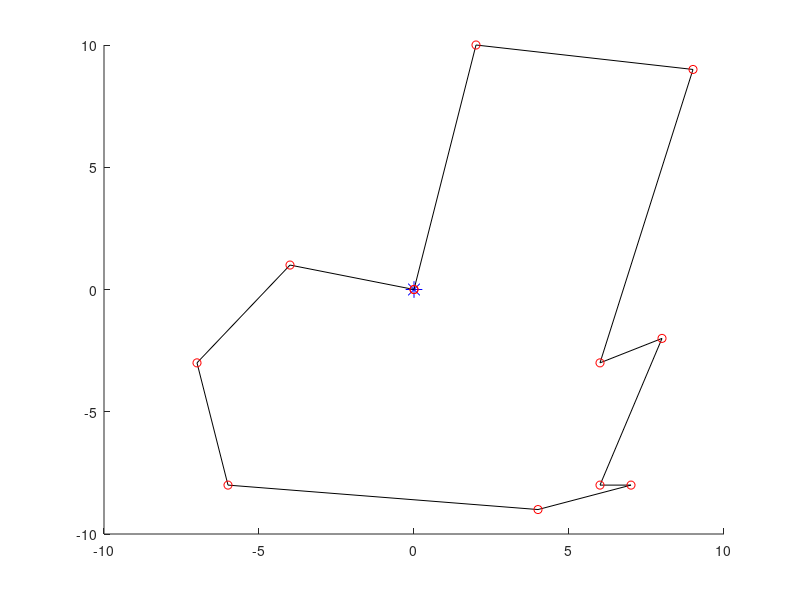

This chart was generated by the following MATLAB code: (Note: a time limit stopped this script after it produced the figure.)
function[] = TDRA( )
% This main function will execute the entirety of the Truck and Drone 
% routing algorithm. 

%%%
% When it comes to calculating the "travel time between two customers" we will 
% use the distance between the two nodes for trucks. When calculating the 
% travel time between two customers by UAV, we will use the distance but 
% divided by a speed factor of 1.5.
%%%

    % Variables 
    %      C0            Set of customer locations with depot as the starting
    %                     location where C0.x is the x location of the
    %                     customers and C0.y is the y locations of the
    %                     customers. 
    %       c            Number of customers
    %       U            Set of drones
    %       u            Number of drones
    % aafDistancesTruck  Travel times between two customers i & j by truck
    %     soln           Our representation of the solution where:
    %                      ansoln.Part1 represents the sequence of customers
    %                          visited by the truck
    %                      ansoln.Part2 represents the assignment of
    %                          customers to UAVs & also the sequence of
    %                          visits by each UAV
    %                      ansoln.Part3 represents the launch locations of
    %                          each UAV for every flight
    %                      ansoln.Part4 represents the reconvene locations of
    %                          each UAV for every flight
    %       Rmax         Maximum number of iterations that our heuristic
    %                      will run
    %       WeightInfo   The weight of each heuristic which serves as an
    %                      indicator of the performance of the heuristic

    
    
    
    % Generate customer locations
%     C0.x = (50 - -50)*rand(1, 4) + -50;
%     C0.y = (50 - -50)*rand(1, 4) + -50;
%     C0.x = [ 0 -10 0 0 ]; % we treat the first slot as the depot;
%     C0.y = [ 0 0 -10 -5 ];  % we treat the first slot as the depot;
%     C0.x = [ 0 randi([-10, 10], 1, 10) 0 ];
%     C0.y = [ 0 randi([-10, 10], 1, 10) 0 ];
    
    C0.x = [ 0 -4 -7 -6 4 6 2 9 8 7 6 0 ];
    C0.y = [ 0 1 -3 -8 -9 -3 10 9 -2 -8 -8 0];
    
% %          0  1  2  3  4  0   Customer ID
% %          1  2  3  4  5  6   Indices
%     C0.x = [ 0  8  6 -7  1  0 ];
%     C0.y = [ 0 -2 -3 -3  2  0 ];

%            0  1  2  3  4  5  6  0  Customer ID
%            1  2  3  4  5  6  7  8  Indices
%     C0.x = [ 0 -2 -3  2  2  7 -4  0 ]; 
%     C0.y = [ 0  4  1  4  3  1  3  0 ]; 

% 
%     C0.x = [0, 1, 2, 3, 3, 2, 1, 0 ]
%     C0.y = [0, 1, 1, 0.1, -1, -1, -1, 0]

%%%%%%%%%%%%%%%%%%%%%%%%Testing ellipse fitting %%%%%%%%%%%%%%%%%%%%%%%%
% Slanted ellipse
%     C0.x = [ 1, 2, 3, 4, 4.5, 5, 5.5, 6, 6, 5.7, 5.5, 5, 4, 3, 1, ...
%              -1, -3, -6, -7, -7.5, -7, -6, ...
%              -3, -2, -1, -4, -5];
%     C0.y = [ 7, 6, 5, 4, 3, 2, 0.5, -1, -1.5, -3.5, -4, -5, -5.3, -5.2, -4.5,...
%              8, 8, 7, 6, 4, 2, 0, ...
%              -2.5, -3, -3.5, -1.5, -1];
    

% Ellipse along x axis; This works well 
%     C0.x = [ -3, -2.5, -2, -1.5, -1, -.5, 0, .5, 1, 1.5, 2, 2.5, 3, -3, -2.5, -2, -1.5, -1, -.5, 0, .5, 1, 1.5, 2, 2.5, 3 ];
%     C0.y = [ 0.54, 1.06, 1.34, 1.52, 1.64, 1.71, 1.73, 1.71, 1.64, 1.54, 1.34, 1.06, .54, -0.54, -1.06, -1.34, -1.52, -1.64, -1.71, -1.73, -1.71, -1.64, -1.54, -1.34, -1.06, -.54 ];

% Ellipse along y axis
%     C0.x = [ 0 [ -2 : 0.5 : 2 ] [ -2 : 0.5 : 2 ] 0]
%     C0.y = [0 sqrt( 1 - (C0.x(1 : 9).^2)/4 ) [ -1*sqrt( 1 - (C0.x(10 : 18).^2)/4 ) ] 0 ]
    



    % Plot the customer locations
%     hold on
%     figure( 1 );
%     plot(0,0,'b*', 'MarkerSize', 12)
%     plot(C0.x, C0.y, 'bo')
%     hold off

    
    % Numbers of customers (excluding the depot) 
    c = length(C0.x) - 2;
    
    % Number of drones
    U = [1, 2];
    u = length(U);
    
    % Initial and final temperature (Inputs for SA)
    T0 = 90;
    TFinal = 0.01; 
    Beta_SA = 0.99;
    Imax = 20;
    
    % Calculate the distances between each all points
    % Here, our first row of the columns is how far our depot is from each 
    % of the customers. 
    aafDistances = calculateDistances(C0.x, C0.y);
    
    
    % Initialize solution data structure
    soln.anPart1 = zeros(1, length(C0.x));  % the Truck Route
    soln.anPart2 = [-1];  % Assignment of customers to UAVs
    soln.anPart3 = [-1];  % Launch locations of the UAVs
    soln.anPart4 = [-1];  % Reconvene locations of the UAVs
    
    
    % Generate initial solution s, to the STRPD based on SA
    s = simulatedAnnealing(c, aafDistances, soln, T0, TFinal, Beta_SA, Imax, u);
    
%%%%%%%%%%%%%%%%%%%%%%%%%%%%%%%%%%%%%%%%%%%%%%%%%%%%%%%%%%%%%%%%%%%%%%%%
    % Test plotting our path with drones
    % THis is correct btw
%     s.anPart1 = [ 0 4 2 3 0 ];
%     s.anPart3 = [ 2 -1 ];   % These indices refer to the cell number in part 1, so this is wrong. 
%     s.anPart2 = [ 1 -1 ];   % visits customer 1
%     s.anPart4 = [ 3 -1 ];   % returns to index 2 of s.anPart1 (which is customer 3)
% 
%     s.anPart1 = [ 0 4 3 1 2 0 ];    % MOST RECENT TEST
%     s.anPart3 = [ 1 -1 4 ];
%     s.anPart2 = [ 5 -1 6 ];
%     s.anPart4 = [ 3 -1 5 ]; 
    
%     s.anPart1 = [ 0 4 2 0 ];
%     s.anPart3 = [ 2 3 -1 ];   % These indices refer to the cell number in part 1, so this is wrong. 
%     s.anPart2 = [ 1 3 -1 ];   % visits customer 1
%     s.anPart4 = [ 3 4 -1 ];   % returns to index 2 of s.anPart1 (which is customer 3)

%     s.anPart1 = [ 0 4 2 0 ];
%     s.anPart3 = [ 2 -1 3 ];   % These indices refer to the cell number in part 1, so this is wrong. 
%     s.anPart2 = [ 1 -1 3 ];   % visits customer 1
%     s.anPart4 = [ 3 -1 4 ];   % returns to index 2 of s.anPart1 (which is customer 3)

%     s.anPart1 = [ 0 4 2 0 ];
%     s.anPart3 = [ 2 -1 3 ];   % These indices refer to the cell number in part 1, so this is wrong. 
%     s.anPart2 = [ 1 -1 3 ];   % visits customer 1
%     s.anPart4 = [ 3 -1 4 ];   % returns to index 2 of s.anPart1 (which is customer 3)
%%%%%%%%%%%%%%%%%%%%%%%%%%%%%%%%%%%%%%%%%%%%%%%%%%%%%%%%
%%%%%%%%%%%%%%%%%%%%%%%%%%%%%%%%%%%%%%%%%%%%%%%%%%%%%%%%%%%%%%%%%%%%%%%%

    % Plot the truck and drone route
    plot_route( C0, s, 1);
    
    
    % Initialize best solution, the rsult of the best solution, the 
    % iteration number, and the temperature
    s_best = s;
    fs_best = f(aafDistances, s_best, u);
    
    
    % Elliptical stuff
    solnOut = ellipticalCustomerAssignment( s_best, C0, u);
    
    % ALAN FIX THIS
    % The reason our plot isn't working too well is because for whatever
    % reason, the solnOut is choosing to return to a customer location that
    % is further away than the one it should be returning to . 
    hold on; 
    plot_route( C0, solnOut, 4)
    hold off; 
    
    f(aafDistances, solnOut, u)

    % This is line 4 of Algorithm 1: Outline of the TDRA
    solnTest = apply_heuristic_2_opt(solnOut, C0, aafDistances)

    WeightInfo = weight_init();

    Rmax = 10; 
    for iIter = 1 : Rmax
        nHeuristic = select_heuristic(WeightInfo);
    end
    
end

%%%%%%%%%%%%%%%%%%%%%%%%%%%%%%%%%%%%%%%%%%%%%%%%%%%%%%%%%%%%%%%%%%%%%%%%%%%
function[ ] = plot_route( C0, s, fig_num ) 
% plot_route will take in the customer locations & the initial solution
% produced via the Simulated annealing method. It will then plot the route 
% the truck will take. 
% Input 
%   C0      The locations of all the customers
%   s       The route we are plotting 
%   u       The number of drones 
%  fig_num  The number of the figure
% Output
%   

    % Variables
    %    a, b     Placeholder variables for the coordinates 
    %  nCustInd   counter to keep track of the customer indices 
    
    % Plot the truck route
    nCustInd = 2;
    a = [ 0 ]; 
    b = [ 0 ]; 
    
    % Fill in these a and b arrays
%     for i = s.anPart1( 2 : length(C0.x) - 1 )
    for i = s.anPart1( 2 : length(s.anPart1) - 1)
        a(nCustInd) = C0.x(i+1);
        b(nCustInd) = C0.y(i+1);
        nCustInd = nCustInd + 1; 
        a;
        b;
    end

    a(end + 1) = 0;
    b(end + 1) = 0;


        
    % Initialize the coords visited by the drones
    aanDrones = zeros(length(s.anPart2)-1, 6);
    
    C0;
    s; 
    % Fill in this matrix
    for iCustomer = 1 : length(s.anPart2)        
        if s.anPart2(iCustomer) == -1
            aanDrones( iCustomer, : ) = -1*ones(1, 6);
%             aanDrones = [ aanDrones ; -1*ones(1, 6) ]
            
        else
            aanDrones(iCustomer, 1) = C0.x(s.anPart1(s.anPart3(iCustomer)) + 1);
            aanDrones(iCustomer, 4) = C0.y(s.anPart1(s.anPart3(iCustomer)) + 1);

            aanDrones(iCustomer, 3) = C0.x(s.anPart1(s.anPart4(iCustomer)) + 1);
            aanDrones(iCustomer, 6) = C0.y(s.anPart1(s.anPart4(iCustomer)) + 1);

            aanDrones(iCustomer, 2) = C0.x(s.anPart2(iCustomer) + 1);
            aanDrones(iCustomer, 5) = C0.y(s.anPart2(iCustomer) + 1);
        end
    end
    
    
    
    % Plot the drone route
    aColors = ["r--", "b--", "g--", "k--", "m--"];
        
    % 
    aDimensions = size(aanDrones);
    
    % Plot this stuff
    figure(fig_num)
    hold on; 
    plot(0,0,'b*', 'MarkerSize', 12)
    plot(a, b, 'k-')
    plot(a, b, "ro")
    
    iDrone = 1; 
    for iRow = 1 : aDimensions 
        x = [ 0 ];
        y = [ 0 ]; 
        
        if aanDrones(iRow, 1) == -1
            iDrone = iDrone + 1; 
        else
            for iCol = 1 : 3
                x(iCol) = aanDrones(iRow, iCol);
                y(iCol) = aanDrones(iRow, iCol+3);
            end
            
            plot(x, y, aColors(iDrone));
        end
    end
    hold off; 
end

function[ aafDistances ] = calculateDistances( x, y )
% calculateDistances will calculate the distances between all the points 
%   on the graph
% INPUT
%   x, y   the x and y coordinates of the customers
% OUTPUT
%   aafDistances   An array of distances where D_ij is the distance between 
%                    house i and house j; this matrix should be symmetric

    % Variables
    %
    
    % Initialize the distances array
    aafDistances = zeros(length(x));
    
    % Calculate the distances
    for i = 1 : length(x)
        for j = 1 : length(x)
            aafDistances( i, j ) = sqrt( (x(i) - x(j))^2 + (y(i) - y(j))^2 );
        end
    end
    
end

function[ s_best ] = ...
    simulatedAnnealing( c, aafDistances, soln, T0, TFinal, Beta_SA, Imax, u)
% simulatedAnnealing function will take in an array of distances 
% and will generate a random TRP (traveling repairman problem).
% INPUT
%   c              The length of the soln
%  aafdistances    Array of distances between customers
%  soln            Data structure of solution
%   T0             The initial temperature
%   TFinal         The final temperature we want to approach
%  Beta_SA         The cooling schedule for our simulated annealing
%   Imax           The maximum number of iterations
%   u              The numebr of drones
% OUTPUT
%  s_best          Returns the best solution to the TRP 


    % Variables
    %  soln       Data structure with solutions parts 1, 2, 3, and 4 
    %     s       Solution to the TRP problem
    %  s_best     Best solution
    % fs_best     The result of the best solution7
    %     T       The current temperature of our simulated annealing
    

    % Initialize our current and final temperatures
    T = T0;     
    
    % Generate a ranomd TRP (Traveling Repairman Problem) 
    % randomly insert all customers into vector    
    soln.anPart1 = [ 0 randperm(c) 0 ];
    s = soln; % create duplicate of soln for comparison
    
    % Initilaize the best solution and the best result 
    s_best = s;
    fs_best = f(aafDistances, s, u); 
    
    sPrime = soln;
    
    % Run the simulated annealing process
    while T > TFinal
        for i = 1 : Imax 
            % Find neighbor to s
            sPrime.anPart1 = neighbor(s);
            

            
            % Check if neighbor is better than current solution 
            diff = fs_best - f(aafDistances, sPrime, u);
            
            % Check if neighbor is better
            if f(aafDistances, sPrime, u) < f(aafDistances, s_best, u)
                s_best.anPart1 = sPrime.anPart1;
                fs_best = f(aafDistances, sPrime, u); 
            end
            
            % Boltzmann probability time babbbyyyy
            if rand() < exp(-abs(diff) / T)
                s.anPart1 = sPrime.anPart1;
            end
            
        end
        
        % Cooling schedule
        T = Beta_SA * T; 
    end
    
    
    
end

function[ solnOut ] = ellipticalCustomerAssignment( solnIn, C0, k )
% The ellipticalCustomerAssignment heuristic function will take in a soln
% and then will return another solution. 

% INPUT
%  solnIn      This is the input solution
%  C0          The locations (coordinates) of the customers
%  k           Number of drones
% OUTPUT
%  solnOut     This is the output solution

    % VARIABLES
    %    D        The design matrix
    %    C        The constraint matrix
    %    S        Scatter matrix
    %    V        Matrix with columns being the eigenvectors
    %    D        Matrix where diagonals are eigenvalues
    %    g        Anonymous function for distance from point to conic
    %    h        Anonymous function for distance between two points
    % aVectorScaled  The parameters that create our ellipse
    % anSortedTruckCustomers   Vector of truck customers sorted by distance
    %                          to ellipse
    % aafDistances  Get the distances between all the points
    
    
    % Create matrix of distances
    aafDistances = calculateDistances(C0.x, C0.y);
    
    % Assign initial variables 
    solnOut = solnIn; 
    fSolnOut = f( aafDistances, solnIn, k);
    
    % Fit an ellipse to C0 
    % First create our design matrix
    D = zeros(length(C0.x) - 1, 6);
    for iRow = 1 : length(C0.x) - 1
        D( iRow, 1 ) = (C0.x(iRow))^2;
        D( iRow, 2 ) = C0.x(iRow) * C0.y(iRow);
        D( iRow, 3 ) = (C0.y(iRow))^2;
        D( iRow, 4 ) = C0.x(iRow);
        D( iRow, 5 ) = C0.y(iRow);
        D( iRow, 6 ) = 1;
        

    end
    
    
    % Next our constraint matrix
    C = zeros(6); 
    C(1, 3) = 2;
    C(3, 1) = 2;
    C(2, 2) = -1; 
    
    % Create scatter matrix
    S = D' * D;
    
    % Find our eigenvalues and eigenvectors
    [ eigenvector, eigenvalue ] = eig( S, C );
    
    % Find the smallest eigenvalue
    fMinDiag = inf;
    for iDiagonal = 1 : 6
        if eigenvalue(iDiagonal, iDiagonal) > 1e-6 && eigenvalue(iDiagonal, iDiagonal) < fMinDiag
            iMinDiag = iDiagonal;
            fMinDiag = eigenvalue(iDiagonal, iDiagonal);
        end
    end
    
    
    % Scale the parameters so that a'C*a = 1
    aVector = eigenvector( :, iMinDiag );
    fScaling = aVector' * C * aVector;
    aVectorScaled = aVector / sqrt(fScaling);
        
    
    % This function gives us the algebraic distance of any point (x, y)
    % from the conic. 
    g = @( a, x, y) (a(1)*x.^2 + a(2).*x.*y + a(3)*y.^2 + a(4)*x + a(5)*y + a(6));
    
    
    % Create functions from the quadratic formulas    
    fplus  = @(a, x) ( -(a(2)*x + a(5)) + sqrt( (a(2)*x + a(5)).^2 - 4*a(3)*(a(1)*x.^2 + a(4)*x + a(6)) ) ) / (2*a(3));
    fminus = @(a, x) ( -(a(2)*x + a(5)) - sqrt( (a(2)*x + a(5)).^2 - 4*a(3)*(a(1)*x.^2 + a(4)*x + a(6)) ) ) / (2*a(3));
    
    
    % Create array of points
    afXData = [ min(C0.x) - 10 : 0.01 : max(C0.x) + 10 ];
    % Check to see if the x and y are imaginary
    counter = 1;
    for x = afXData
        if isreal(fplus( aVectorScaled, x )) && fplus( aVectorScaled, x) ~= 0
            afXGoodData(counter) = x;
            afYDataPositive(counter) = fplus( aVectorScaled, x ); 
        end
        
        if isreal(fminus( aVectorScaled, x )) && fminus( aVectorScaled, x) ~= 0
            afYDataNegative(counter) = fminus( aVectorScaled, x );
        end
        
        if isreal(fminus( aVectorScaled, x )) && isreal(fplus( aVectorScaled, x ))
            counter = counter + 1; 
        end
        
        
    end
               
    
    % Plot the points
    figure(12345)
    hold on; 
    plot(C0.x, C0.y, 'bo')
    plot(afXGoodData, afYDataPositive, 'r-')
    plot(afXGoodData, afYDataNegative, 'r-')
    

    
    % Given a customer point (xi, yi), find the point (x, y) on an ellipse
    % that minimizes the distance between (xi, yi) and (x, y)
    
    % Set the max number of iterations, the threshold
    % for convergence
    nMax = 30; 
    fThreshold = 10^(-6);
    
    % Hard code the function and its jacobian
    h = @(x, y, lambda, xi, yi, a) ...
        [ 2*x - 2*xi + 2*a(1)*x*lambda + a(2)*lambda*y + a(4)*lambda; 
          2*y - 2*yi + a(2)*lambda*x + 2*a(3)*lambda*y + a(5)*lambda; 
          a(1)*x^2 + a(2)*x*y + a(3)*y^2 + a(4)*x + a(5)*y + a(6) ];

    h_jacobian = @(x, y, lambda, xi, yi, a) ...
        [ 2 + 2*a(1)*lambda, a(2)*lambda, 2*a(1)*x + a(2)*y + a(4); 
          a(2)*lambda, 2 + 2*a(3)*lambda, a(2)*x + 2*a(3)*y + a(5); 
          2*a(1)*x + a(2)*y + a(4), a(2)*x + 2*a(3)*y + a(5), 0 ];
      
   % Initialize ellipse points
   afEllipse.x = [];
   afEllipse.y = [];
   
   % Initialize vector of distances
   afDistanceFromEllipse = zeros(1, length(C0.x)-2); 
    
   %Instead of iterating through the length of the arrays, iterate through   
   for nCustomer = solnIn.anPart1(2 : end - 1)
       % Set initial guess
       %                  x                y        lambda
       afGuess = [ C0.x(nCustomer + 1); C0.y(nCustomer + 1); 0 ]; 
       
       
       % Get the unknowns
       [ ae_vals, j, aUnknowns ] = ... 
           newtons_method( nMax, afGuess, fThreshold, h, h_jacobian, aVectorScaled, C0, nCustomer+1);
       
       % Plot the point on the ellipse
       plot(aUnknowns(1, j-1), aUnknowns(2, j-1), 'ko')
       
       % Store the ellipse point
       afEllipse.x = aUnknowns(1, j-1);
       afEllipse.y = aUnknowns(2, j-1); 
       
       % Calculate the distance between customers and closest pt on ellipse
       afDistanceFromEllipse( nCustomer ) = sqrt( (afEllipse.x(end) - C0.x(nCustomer+1))^2 + ...
           (afEllipse.y(end) - C0.y(nCustomer+1))^2 );
       
       % Plot those thangs 
       plot( [ C0.x(nCustomer+1); afEllipse.x ], [C0.y(nCustomer+1); afEllipse.y], 'b-' )
%        [ C0.x(nCustomer); afEllipse.x ]
% %        for i = 1 : length(C0.x)
% %            plot( [ C0.x(nCustomer+1); afEllipse.x(nCustomer) ], [C0.y(nCustomer+1); afEllipse.y(nCustomer)], 'b-' )
% %        end
% %        hold off; 
             
              % Final Output Lines
%        fprintf("\n")
%         fprintf("Final Output Line for Part (a)\n")
%         fprintf("Current k    |      e^(k+1)     |      x^(k+1)\n" );
%         fprintf("  %4d       |   %10.10f   |   [ %2.6f ; %2.6f; %2.6f ]   \n", k-2, ae_vals(k-1), aUnknowns(1, k-1), aUnknowns(2, k-1), aUnknowns(3, k-1))
       
   end
    
   hold off;
   
   
   % Sort the customer in descending order from distance to the ellipse
   [ afSortedDistances, anSortedTruckCustomers ] = sort( afDistanceFromEllipse, 2, "descend" );

   afSortedDistances;
   
   
   % Get the distance matrix (the distances between all the points)
   aafDistances = calculateDistances(C0.x, C0.y); 
   
   
    % Now we start looping until no feasible position is available for
    % customers in the list for re-insertion in UAV routes
%     feasible = 1;  %
%     temp_counter = 0;     % this temporary counter will eventually be removed, 
                          % it is taking place of the feasibility thing
           
    bDone = 0;


    
% if for one iteration of the repeat loop, doesn't improve. 


    while ~bDone 
        % Initialize the "previous" best waiting time
        fTotalWaitingTimePrev = fSolnOut; 

        for i = 1 : length(anSortedTruckCustomers)           
            % Store the index of customer i in anSortedTruckCustomers
            jCust = anSortedTruckCustomers(i);  % customer index at index i in anSortedTruckCustomers
            
            % Select customer c_j in the list & remove it from truck route
            solnRemovedCustomer = soln_remove_truck_customer(solnIn, jCust);

%             %%%%% TEMPORARY STUFF REMOVE AFTER TESTING %%%%%
%             solnIn.anPart1 = [0 10 9 8 7 3 5 6 0];
%             solnIn.anPart3 = [ 1 6 -1 2 3 6];
%             solnIn.anPart2 = [11 1 -1 12 4 2];
%             solnIn.anPart4 = [3 7 -1 3 6 7];
%             solnIn
%             jCust = 8  % This is the customer we will be removing
%             %%%%% TEMPORARY STUFF REMOVE AFTER TESTING %%%%%
            
            % Check all potential positions in truck route
            for iTruckStop = 2 : length(solnIn.anPart1) - 1
                % Insert the customer in the truck route
                insertedTruckSoln = ...
                    soln_insert_truck_customer(solnRemovedCustomer, jCust, iTruckStop);
                
                
                % Check feasibility 
                % Totally checking feasibility, yep looks super great
                bFeasible = check_feasibility(insertedTruckSoln);           
                
                % Calculate the total waiting time
                fTruckInsertionWaitingTime = f( aafDistances, insertedTruckSoln, k ); 

                % Compare this s to our original s_out
                if bFeasible && (fTruckInsertionWaitingTime < fSolnOut)
                    solnOut = insertedTruckSoln; 
                    fSolnOut = fTruckInsertionWaitingTime; 
                end
            end

            % Intialize feasibility for inserting customer into drone
%             bFeasible = 1;  
            
            indexindexindex = 1;
            % Check all potential positions in drone route
            for iDrone = 1 : k
                for iStopLeave = 1 : length(solnRemovedCustomer.anPart1)
                    for iStopReturn = iStopLeave + 1 : length(solnRemovedCustomer.anPart1)
                        % Insert the customer in the truck route
                        insertedDroneSoln = ... 
                            soln_add_drone_customer(solnRemovedCustomer,...
                            jCust, iDrone, iStopLeave, iStopReturn);

                        % Check feasibility
                        bFeasible = check_feasibility(insertedDroneSoln, C0, aafDistances);

                        % Let's check what it looks like
%                         hold on; 
%                         plot_route( C0, insertedDroneSoln, indexindexindex)
%                         hold off;
                        
                        % Calculate the total waiting time
                        % note: when calculating wait times, we are using
                        % the CURRENT soln.anPart1 
                        fDroneInsertionWaitingTime = f( aafDistances, insertedDroneSoln, k); 

                        % Compare this to the solnOut
                        if bFeasible && (fDroneInsertionWaitingTime < fSolnOut)
                            solnOut = insertedDroneSoln; 
                            fSolnOut = fDroneInsertionWaitingTime; 
                        end

                        indexindexindex = indexindexindex + 1; 
                    end
                end
            end
        end % here here here


        % Remove the customer from the list
        anSortedTruckCustomers(1) = []; 


        % right here
        if fTotalWaitingTimePrev <= fSolnOut 
            bDone = 1; 
        end
    end

end

function[ ae_vals, k, aUnknowns ] = ...
    newtons_method( nMax, afGuess, fThreshold, h, h_jacobian, a, C0, iCustomer )
% Newton's method will approximate the roots of our function h. For this
% particular problem, h is the gradient of our distance formula. 
% Input
%   nMax               The maximum number of iterations
%   afGuess            Our initial guess
%   fThreshold         The threshold for convergence
%   h                  The function we are trying to find the root of 
%   h_jacobian         The jacobian of function h
%   aVectorScaled      The paramters we found to create our ellipse
%   C0                 Our set of customers
%   iCustomer          The current customer we are at
% Output
%   ae_vals            Array of error values
%   k                  Number of iterations
%   aUnknowns          Array of unknowns we are trying to find

    % Local Variables
    %  k           Number of iterations it took to converge
    %  e           The error value
    %  xi          x coordinate of the customers
    %  yi          y coordinate of the customers
    
    % Initialize k values and error value e
    k = 1; 
    e = 99;   % absurd error value
    
    % Create variables for the x and y coordinates of the customers
    xi = C0.x(iCustomer); 
    yi = C0.y(iCustomer); 
    
    % Initialize vector to hold the updating x, y, and lambda values and
    % vector for e values
    aUnknowns = zeros(3, nMax); 
    ae_vals = zeros(1, nMax); 
    aUnknowns(:, 1) = afGuess; 
    ae_vals(1) = e; 
    
    % Run Newton's Method for the vector case
    while k < nMax + 2 && ae_vals(k) > fThreshold
        aUnknowns(:, k+1) = aUnknowns(:, k) - ... 
            h_jacobian(aUnknowns(1, k), aUnknowns(2, k), aUnknowns(3, k), xi, yi, a) \ ...
            h(aUnknowns(1, k), aUnknowns(2, k), aUnknowns(3, k), xi, yi, a ); 
        
        % Calculate the error
        ae_vals(k+1) = norm( aUnknowns(:, k+1) - aUnknowns(:, k) );
        
        % Print k, the error and the value
%         fprintf("Current k    |      e^(k+1)     |      x^(k+1)\n" );
%         fprintf("  %4d       |   %10.10f   |   [ %2.6f ; %2.6f; %2.6f ]   \n", k-1, ae_vals(k+1), aUnknowns(1, k+1), aUnknowns(2, k+1), aUnknowns(3, k+1))
        
        % Update k 
        k = k + 1; 
    end
end

function[ solnOut ] = soln_remove_truck_customer(solnIn, jCust)
% The soln_remove_truck_Customer function takes in a solution structure and
% the customer j that we will be removing from the truck route. It will
% first loop over soln.anPart1 to find jCust. Then it will "remove him" by
% esentially shifting everyone in solnIn.anPart1 after him down by 1. 
% Input
%  solnIn     The solution we are currently working with
%  jCust      The customer we will be removing from part 1 of solnIn
% Output
%  solnOut    The resulting solution

    % Local variables
    %  iCustomer     counter variable to keep track of the customer index
    %  
    
    % Loop over soln.anPart1 to find jCust
    for iCustomer = 1 : length(solnIn.anPart1)
        if solnIn.anPart1(iCustomer) == jCust
            jCustIndex = iCustomer; 
        end
    end
    
    % Remove jCust and shift everyone down
    solnIn.anPart1(jCustIndex) = [];
    solnIn.anPart1;

    % Shift things in part 3 and part 4 that are after the removal slot
    % down by 1
    nDroneCounter = 1; 
    for nIndex = 1 : length(solnIn.anPart3)
        if solnIn.anPart3(nIndex) < 0
            nDroneCounter = nDroneCounter + 1;
            
        else
            if solnIn.anPart3(nIndex) > jCustIndex  % "if it comes after"
                solnIn.anPart3(nIndex) = solnIn.anPart3(nIndex) - 1;  
            end
            
            if solnIn.anPart4(nIndex) > jCustIndex
                solnIn.anPart4(nIndex) = solnIn.anPart4(nIndex) - 1; 
            end
        end
    end
    
    % Return the solnOut
    solnOut = solnIn; 
  
end

function[ solnOut ] = soln_insert_truck_customer(solnIn, jCust, iStop)
% The soln_insert_truck_customer method will take in the solution, the
% jCustomer we will be inserting, and the place where the truck will be
% inserted. 
% Inputer
%    solnIn    The input solution
%    jCust     the customer that will be inserted
%    iStop     Where the truck will be placed

    % Local Variables
    %
    
    % Initialize the out solution 
    solnOut = solnIn;
    
    % First insert values 1 to iStop - 1
    solnOut.anPart1 = solnIn.anPart1(1 : iStop - 1);
    
    % Next insert jCust
    solnOut.anPart1(iStop) = jCust; 
    
    % Next insert the remaining values iStop to the end of the array
    solnOut.anPart1 = [ solnOut.anPart1 solnIn.anPart1(iStop : end)]; 
    
    % Update anPart3 and anPart4
    nDroneCounter = 1; 
    for nIndex = 1 : length(solnIn.anPart3)
        if solnIn.anPart3(nIndex) < 0
            nDroneCounter = nDroneCounter + 1; 
        else
            if solnIn.anPart3(nIndex) >= iStop
                solnOut.anPart3(nIndex) = solnIn.anPart3(nIndex) + 1; 
            end
            
            if solnIn.anPart4(nIndex) >= iStop
                solnOut.anPart4(nIndex) = solnIn.anPart4(nIndex) + 1; 
            end
        end
    end             
end

function[ solnOut ] = ...
    soln_add_drone_customer(solnIn, jCust, iDrone, iStopLeave, iStopReturn)
% soln_add_drone_customer will take in the current solution data structure,
% the customer we will be including, the drone that will be delivering to
% it as well as where the drone will be departing from and arriving to. 
% Input
%  solnIn       Current solution
%  jCust        Customer we are inserting
%  iDrone       The drone that will be delivering to that customer
%  iStopLeave   The index from which the drone will be leaving (based off
%                of the indices from soln.anPart1) 
%  iStopReturn  The index where the drone will be returning (also based off
%                of the indices from soln.anPart1)

% Output
%  solnOut      The resutling solution. 

    % Local variable
    % iPart3Drone     The drone we are currently looking at in part 3
    
    
    % Find the drone we are looking for in solnIn.anPart3
    iPart3Drone = 1;                   
    nDroneCounter = 1;
    
    % Initialize the solnOut
    solnOut = solnIn; 
    
    while (nDroneCounter ~= iDrone)
        % If we hit a separator (-1) increment the drone
        if (solnIn.anPart3(iPart3Drone) == -1)
            nDroneCounter = nDroneCounter + 1; 
        end
        iPart3Drone = iPart3Drone + 1; 
    end
    
    
    % Look for where iStopLeave fits in solnIn.anPart3 (start from
    % iPart3Drone)
    bPlaced = 0;
    iLeavePlacement = iPart3Drone; 
    while (~bPlaced)        
        % In the case that we want to assign drone n a customer, but there
        % are currently no drone n customers
        if iLeavePlacement > length(solnIn.anPart3)
            % Insert placeholder slot
            solnOut.anPart3(end + 1) = 0;
            solnOut.anPart2(end + 1) = 0; 
            solnOut.anPart4(end + 1) = 0; 
        end
                    
        if (solnOut.anPart3(iLeavePlacement) < iStopLeave)
            % Then we place it in index iLeavePlacement
            bPlaced = 1; 
            
        else
            % We iterate through
            iLeavePlacement = iLeavePlacement + 1; 

        end
    end
    
    
    % Shift oclumns in Part 3 up by 1
    % Shift the columns at & abova where it goes to the right by 1
    solnOut.anPart3 = solnIn.anPart3(1 : iLeavePlacement - 1); 
    
    % Insert the index it will be leaving from
    solnOut.anPart3(iLeavePlacement) = iStopLeave;
    
    % Insert the remaining values iStopLeave to the end of the array
    solnOut.anPart3 = [ solnOut.anPart3 solnIn.anPart3(iLeavePlacement : end) ];
    
    % ----
    % Shift columns in Part 2 up by 1
    % Shift the columns at & abova where it goes to the right by 1
    solnOut.anPart2 = solnIn.anPart2(1 : iLeavePlacement - 1);
    
    % Insert the customer jCust
    solnOut.anPart2(iLeavePlacement) = jCust; 
    
    % Insert the remaining values iStopLeave to the end of the array
    solnOut.anPart2 = [ solnOut.anPart2 solnIn.anPart2(iLeavePlacement : end) ]; 
    
    
    % ----
    % Shift the columns in Part 4 up by 1
    % Shift the columns at & above where it goes to the right by 1
    solnOut.anPart4 = solnIn.anPart4(1 : iLeavePlacement - 1);

    % Insert the customer return index
    solnOut.anPart4( iLeavePlacement ) = iStopReturn; 
    
    % Insert the remaining values iStopLeave to the end of the array
    solnOut.anPart4 = [ solnOut.anPart4 solnIn.anPart4(iLeavePlacement : end) ];       
end

function[ sPrime ] = neighbor( soln )
% The neighbor function will implement the well-known 2-opt method for
% creating neighbors for our current solution s. Here, we must note that
% our 2-opt method will switch two customers within the vector of Parts 1
% and 2. The customers are selected randomly. Our 2-opt is a local search
% heuristic.

% INPUT
%   soln       Current solution data structure.
% OUTPUT
%  sPrime      A neighbor to input solution soln

    % Variables
    %    sPrime    The soln.anPart1 which is the neighbor to our original 
    %                soln.anPart1  
    %  randIndex1  The index of the customer that will be switched out from
    %                part 1 of the soln data structure
    %  randIndex2  The index of the customer that will be switched out from
    %                part 2 of the soln data structure. 
    %    nTemp     A temporary variable that holds the customer at index 
    %                randIndex1
    
    
    % Randomly pick two customer indices from anPart1 
    randIndex1 = -1;
    randIndex2 = -1;
    
    % Make sure that we don't pick the same two indices
    while randIndex1 == randIndex2
        randIndex1 = randi([2, length(soln.anPart1)-1]);
        randIndex2 = randi([2, length(soln.anPart1)-1]); 
    end
    
%     fprintf("Before switching: \n")
%     soln.anPart1
    
    % Switch their positions in soln.anPart1
    nTemp = soln.anPart1(randIndex1);
    soln.anPart1(randIndex1) = soln.anPart1(randIndex2);
    soln.anPart1(randIndex2) = nTemp; 
    
% %     fprintf("after switching: \n")
%     soln.anPart1
    
    % Return the new neighbor to the input solution
    sPrime = soln.anPart1;
    
end

function[ bValid ] = check_flight_validity( aafDistances, nLeaving, nVisiting, nReturning ) 
% Check flight validity will take a matrix of distances, as well as the
% leaving, visiting, and returning nodes of a drone flight path. It will
% then determine if the flight distance of the drone falls within
% parameters. 

% Input
%   aafDistances    Matrix of distances between customer nodes
%   nLeaving        The node from which the drone will be leaving
%   nVisiting       The customer node which the drone visits
%   nReturning      The cusotmer that the drone returns to 
% Output
%   bValid          Boolean variable that determines whether the flight
%                       path is valid

    % Variables
    % maxDistance   The maximum flight distance a drone can fly
    % alpha         The factor by which the flight distance is divided to
    %                 account for drone speed
    % a             Distance from departure to the customer
    % b             Distnace from the customer to the returning depot
    % fDrone Distance   The total "distance" flown by the drone
    

    % Initialize max flight distance, alpha, and boolean valid variable
    maxDistance = 10; 
    alpha = 1.5;
    bValid = 1; 
    
    % Calculate the distance from departure to the customer
    a = aafDistances(nLeaving+1, nVisiting+1); 

    % Calculate the distance from the customer to the returning
    b = aafDistances(nVisiting+1, nReturning+1); 

    % Total drone distance 
    fDroneDistance = (a+b)/alpha; 

    if fDroneDistance > maxDistance
        bValid = 0; 
    end
end

function[ fTotalWaitTime ] = f( aafDistances, soln, k)
% This function f is our wait time function. In this case, we treat
%  the time = distance for our trucks and we calculate the time for the 
%  drones using a speed factor of 1.5

% INPUT
%   aafDistances    Array of floats containing the distances between custs.
%   soln            Data structure of solutions in parts 1, 2, 3 and 4 
%   k               Number of drones
% OUTPUT
%   fTotalWaitTime  Float of total wait time 
    

    % Variables
    %   alpha         Our speed factor for the drones. 
    %   aSoln         Current solution
    
    
    % Initialize constants
    alpha = 1.5;
    
    
    % Create temporary list of customers
    anCustomers = soln.anPart1;
    
    % Create vector arrival and departure times for drones and trucks
    aafDroneArrivalTime = zeros(k, length(aafDistances));
    aafTruckArrivalTime = zeros(1, length(aafDistances));
    aafTruckDepartureTime = zeros(1, length(aafDistances));
    
    % Calculate the total wait time for the truck customers
    iPrevious = 1; 
    for iCustomerIndex = 2 : length(soln.anPart1) % Here iCustomerIndex = 1 & = length(soln.anPart1) are the nodes 
        iDrone = 1; % Initialize drone counter
        
        % Calculate the arrival time of the truck to this node        
%         aafTruckArrivalTime(anCustomers(iCustomerIndex) + 1) = ...
%             aafDistances( anCustomers(iCustomerIndex - 1) + 1, anCustomers(iCustomerIndex) + 1 ) ...
%           + aafTruckArrivalTime( anCustomers(iCustomerIndex - 1) + 1);
        aafTruckArrivalTime(anCustomers(iCustomerIndex) + 1) = ...
            aafDistances( anCustomers(iCustomerIndex - 1) + 1, anCustomers(iCustomerIndex) + 1 ) ...
          + aafTruckDepartureTime( anCustomers(iCustomerIndex - 1) + 1);
        
%         "Put this arrival times in aafTruckDepartureTimes and vector and 
%          then update them if they have a drone approaching that same
%          node. So that if there is no drone going towards customer at
%          iCustomerIndex, then they already have something in their truck
%          arrival time vector. That is, we are assuming that no customer
%          has a drone delivering to them. 
%          NOTE: ASSUME INSTANTANEOUS ARRIVAL AND DEPARTURE
        aafTruckDepartureTime(anCustomers(iCustomerIndex) + 1) = ...
            aafTruckArrivalTime(anCustomers(iCustomerIndex) + 1);
        

        
        for iReconveneIndex = 1 : length(soln.anPart4)
            
            % Check if we have an "X" there
            if soln.anPart4(iReconveneIndex) == -1
                iDrone = iDrone + 1;
            end
            
            % Get the arrival time of the drones
            if iCustomerIndex == soln.anPart4(iReconveneIndex) % This means there is a drone flying to this point

                % calculate distance from departure node to customer node
                a = aafDistances( anCustomers(soln.anPart3(iReconveneIndex)) + 1, soln.anPart2(iReconveneIndex) + 1);
                
                % Calculate distance from customer node to arrival node
                b = aafDistances( soln.anPart2(iReconveneIndex) + 1, anCustomers(soln.anPart4(iReconveneIndex)) + 1);
%                 b = aafDistances( soln.anPart2(iReconveneIndex) + 1, anCustomers(soln.anPart4(iReconveneIndex) + 1) );

                
                aafDroneArrivalTime(iDrone, anCustomers(soln.anPart4(iReconveneIndex)) + 1) = (a + b)/alpha;
                
                %%%% WORKS TILL HERE %%%%
                
                % if Truck is there before the drone, it must wait
                if aafTruckArrivalTime(anCustomers(iCustomerIndex) + 1) < ... 
                        max (aafDroneArrivalTime( :, anCustomers(iCustomerIndex) + 1 ) ) ...
                        + aafTruckDepartureTime(anCustomers(iPrevious) + 1) % added this addition bit

                    aafTruckDepartureTime(anCustomers(iCustomerIndex) + 1) = ...
                        max (aafDroneArrivalTime( :, anCustomers(iCustomerIndex) + 1) ) + ...
                        aafTruckDepartureTime(anCustomers(iPrevious) + 1);
                    % do we need to add everything up to this point to the
                    % distance traveled by the drone??
                elseif aafTruckArrivalTime(anCustomers(iCustomerIndex) + 1) > max( aafDroneArrivalTime( :, iCustomerIndex) )
                    % If the drone is there before the truck
                    aafTruckDepartureTime(anCustomers(iCustomerIndex) + 1) = aafTruckArrivalTime( anCustomers(iCustomerIndex) + 1);
                end
                    
            end
            
        end
       iPrevious = iPrevious + 1;  
    end
    
    
    % Get the total waiting time 
    fTotalWaitTime = aafTruckDepartureTime( soln.anPart1(end - 1) + 1 ); 


%     %% NOTES
%     % WE MIGHT HAVE TO CREATE IF STATEMENT FOR WHAT TO RETURN. For example,
%     % if the last customer is visited by a drone and arrives there before
%     % the truck, we are not interested in waiting for the truck to get
%     % there (since our drone would have already delivered to the customer).
%     %   In this case we don't want to return the aafTruckDepartureTime. 
% 
%     % Potential Fix: in the case that we visit a customer and the drone
%     % gets there faster, IF there is a customer to visit afterwards, THEN
%     % we choose the higher time. ELSE (last customer), we take the minimum.
%     % Look at the picture titled "ECA_fig1"

end

function[ bFeasible ] = check_feasibility( solnIn, C0, aafDistances )
% This function will check the feasibility of the solution that is passed 
% in. It will check that several requirements are satisfied: 
% FOR DRONES: 
% - Travel distance for each drone <= max
% - Leaving stop of drone (part 3) < returning stop of drone (part 4)**
% - No overlapping drone trips (we don't give a drone in the air a delivery)
%       - for each slot in part 4, make sure entry in slot+1 of part 3 is 
%         >= the part 4 value
% GENERAL: 
% - Make sure each customer is delivered to 
% - Battery pack availability/battery life for consecutive trips
% - No out and back trips (covered by **) (part3 == part4)
% TRUCK: 
% - truck must start and end at the depot
% Input
%  solnIn         Input solution
%  C0             The customer locations
%  aafDistances   The distances between customer nodes
% Output
%   bFeasible  Boolean value that is true if the solution is feasible; 
%               false otherwise

    % Local variables
    %  maxDistance     The max distance a drone can fly
    %  alpha           Drone flight multiplier constant
    %  fDroneDistance  The distance flown by a specific drone

    % Initialize drone flight multiplier constant
    alpha = 1.5;

    % Initialize maxDistance variable
    maxDistance = 10; 
    
    % Initialize bFeasible to true
    bFeasible = 1; 

    % Create variable for all of the customers
    anCustomers = solnIn.anPart1; 

    % Make sure that drone isn't traveling back and forth
    iCustIndex = 1; 
    while iCustIndex <= length(solnIn.anPart3) && bFeasible
        if (solnIn.anPart3(iCustIndex) == solnIn.anPart4(iCustIndex) && solnIn.anPart3(iCustIndex) ~= -1)
            bFeasible = 0; 
        end

        if (solnIn.anPart3(iCustIndex) == 1 && (solnIn.anPart4(iCustIndex) == length(solnIn.anPart1)))
            bFeasible = 0; 
        end
        iCustIndex = iCustIndex + 1; 
    end

    % Make sure that the travel distance for each drone is not too far
    i = 1; 
    while i <= length(solnIn.anPart3) && bFeasible
        fDroneDistance = 0; 
        if (solnIn.anPart3(i) ~= -1)
            % Here, we will do the drone flight distance calculation the
            % way we did it in the f() function. 

            % Calculate the distance from departure to the customer
            a = aafDistances( anCustomers(solnIn.anPart3(i)) + 1, solnIn.anPart2(i) + 1); 

            % Calculate the distance from the customer to the arrival
            b = aafDistances( solnIn.anPart2(i) + 1, anCustomers(solnIn.anPart4(i)) + 1); 

            % Total Drone distance
            fDroneDistance = (a+b)/alpha;
        end

        if fDroneDistance > maxDistance
            bFeasible = 0; 
        end
        i = i+1; 
    end
end

% Heuristics
function[ WeightInfo ] = weight_init()
% The weight_init() function will initialize the weights of all the
% heuristics available to us and return a structure that keeps track of
% scores, times, weights, gammas, and segments. 

% Input
% 

% Output
%   WeightInfo          The variable WeightInfo is a data structure with
%                        the following attributes: 
%
%    WeightInfo.afScores  : pi vector which represents the heuristic scores
%    WeightInfo.anTimes   : theta vector which represents the number of
%                            times each heuristic was used 
%    WeightInfo.aafWeights: w_q,l array which represents the weight of
%                            heuristic q (col) used in segment l (row)
%    WeightInfo.fGamma    : a coefficient between 0 and 1 used to balance
%                            between the value of earlier weights and the
%                            new normalized scores
%         .nSegmentCounter: current l 

    % Variables
    %   numHeuristics      The current number of heuristics implemented in
    %                       the code; 

    % Number of heuristics
    numHeuristics = 2; 
    
    % Initialize WeightInfo
    WeightInfo.afScores = zeros(1, numHeuristics); % 2 heuristics 
    WeightInfo.anTimes = zeros(1, numHeuristics); 
    WeightInfo.aafWeights(1, :) = (1/numHeuristics) * ones(1, numHeuristics); 
    WeightInfo.fGamma = 0.2; 
    WeightInfo.nSegmentCounter = 1; 
    
end

function[ nHeuristic ] = select_heuristic( WeightInfo ) 
% The select_heuristic function will take in a WeightInfo variable with a
% structure with the attributes: scores, times, weights, gamma, and segment
% counter. It will calculate the probabilities of the heuristic being
% selected using the WeightInfo.aafWeights attribute. 

% Input
%  WeightInfo       Structure with attributes afScores, anTimes,
%                    aafWeights, fGamma, and nSegmentCounter

% Output
%  nHeuristic       Returns the index associated with the chosen heuristic.
%                    For example, 1 = 2-Opt Heuristic, 2 = 3-opt Heuristic,
%                    3 = Greedy Assignment Heuristic, etc

    % Variables
    %  afProbabilities       Vector of probabilities of each heuristic being selected
    %  fHeuristicWeightSum   The sum of the weights from
    %                           WeightInfo.nSegmentCounter
    %  anSize                The dimensions of the aafWeights attribute

    % Calculate the size
    anSize = size(WeightInfo.aafWeights);

    % Calculate vector of probabilities
    fHeuristicWeightSum = 0; 
    for i = 1 : anSize(2)
        fHeuristicWeightSum = fHeuristicWeightSum + ... 
            WeightInfo.aafWeights(WeightInfo.nSegmentCounter, i); 
    end
    
    afProbabilities = ...
        WeightInfo.aafWeights(WeightInfo.nSegmentCounter, :) / fHeuristicWeightSum; 

    % Split interval 
    afBoundaries = [0]; 

    for i = 1 : length(afProbabilities)
        afBoundaries(i+1) = afBoundaries(i) + afProbabilities(i);
    end
    
    % Randomly select one
    fRand = rand(); 

    % Map the rand # to nHeuristic
    for i = 1 : length(afBoundaries)
        if fRand >= afBoundaries(i)
            nHeuristic = i; 
        end
    end      
end

function[ solnNew ] = apply_heuristic_2_opt( solnCurr, C0, aafDistances )
% This function will implement the 2-opt heuristic which will swap two
% customers within the vector of Parts 1 and 2. The customers are selected
% randomly for the 2-Opt method. Chainging the values in Parts 1 and 2
% while keeping the values in Parts 3 and 4 unchanged may lead to an
% infeasible solution due to the flight range constraint. In the case of
% infeasibility, we use the DRONE PLANNER HEURISTIC. 

% Input
%  solnCurr       The current solution 
%  C0             The locations (coordinates) of the customers
%  aafDistances   The distances between customer node

% Output
%  solnBest   The best solution our algorithm was able to determine

    % Variables
    %  nCustA      Randomly selected customer integer
    %  nCustB      Randomly selected customer integer
    %  nCustomers  Number of customers
    %  nIndA1      Index of customer A if in part 1 (-1 if not in part 1)
    %  nIndB1      Index of customer B if in part 1 (-1 if not in part 1)
    %  nIndA2      Index of customer A if in part 2 (-1 if not in part 1)
    %  nIndB2      Index of customer B if in part 2 (-1 if not in part 1)

    % Get the number of customers
    nCustomers = length(solnCurr.anPart1) - 2; 

    for i = 1 : length(solnCurr.anPart2) 
        if solnCurr.anPart2(i) ~= -1
            nCustomers = nCustomers + 1; 
        end
    end
    
    % Get customers to be swapped
    nCustA = randi([1, nCustomers]); % Ignore the 2 zeros
    nCustB = randi([1, nCustomers]);
    
    while nCustB == nCustA
        nCustB = randi([1, nCustomers]);
    end

    % Find which slot in either part1 or part2 each of A & B are at
    % Part 1
    nIndA1 = -1; 
    nIndB1 = -1; 
    for nIndex = 1 : length(solnCurr.anPart1)
        if nCustA == solnCurr.anPart1(nIndex)
            nIndA1 = nIndex;
        end

        if nCustB == solnCurr.anPart1(nIndex) 
            nIndB1 = nIndex;
        end
    end

    % Part 2
    nIndA2 = -1; 
    nIndB2 = -1; 
    for nIndex = 1 : length(solnCurr.anPart2)
        if nCustA == solnCurr.anPart2(nIndex)
            nIndA2 = nIndex; 
        end

        if nCustB == solnCurr.anPart2(nIndex)
            nIndB2 = nIndex; 
        end
    end

    % Create solnNew and swap the two variables
    solnNew = solnCurr; 

    % customer a in part 1 and customer b in part 2
    if nIndA1 ~= -1 && nIndB2 ~= -1
        tempCust = solnNew.anPart1(nIndA1); 
        solnNew.anPart1(nIndA1) = solnNew.anPart2(nIndB2); 
        solnNew.anPart2(nIndB2) = tempCust; 

    % customer a in part 2 and customer b in part 1
    elseif nIndA2 ~= -1 && nIndB1 ~= -1
        tempCust = solnNew.anPart2(nIndA2); 
        solnNew.anPart2(nIndA2) = solnNew.anPart1(nIndB1); 
        solnNew.anPart1(nIndB1) = tempCust; 

    % customer a and b are in part 1
    elseif nIndA1 ~= -1 && nIndB1 ~= -1
        tempCust = solnNew.anPart1(nIndA1); 
        solnNew.anPart1(nIndA1) = solnNew.anPart1(nIndB1); 
        solnNew.anPart1(nIndB1) = tempCust; 

    % customer a and b are in part 2
    elseif nIndA2 ~= -1 && nIndB2 ~= -1
        tempCust = solnNew.anPart2(nIndA2);
        solnNew.anPart2(nIndA2) = solnNew.anPart2(nIndB2); 
        solnNew.anPart2(nIndB2) = tempCust; 
    end


   % Check the feasibility
   bFeasible = check_feasibility(solnNew, C0, aafDistances); 
   if bFeasible == 0
       solnNew = apply_heuristic_7_drone_planner(solnNew, C0, aafDistances); 

       if check_feasibility(solnNew, C0, aafDistances) == 0
           solnNew = solnCurr; 
       end
   end
end

function[ solnNew ] = apply_heuristic_7_drone_planner(solnIn, C0, aafDistances) 
% This function will apply the drone planner heuristic. 

% Input
%   solnIn          The input solution structure
%   C0              The locations (coordinates) of the customers
%   aafDistances    Matrix of all distances between nodes
% Output
%   solnNew         The new solution created from the drone planner
%                       heuristic

    % Variables
    %   P_j         Nested structure that contains every (i, s) combination
    %               where i, s in V (set of all nodes in the network) &&
    %               the flight from i to j to s is in range (< L) && i and
    %               s are truck customers && i is served before s
    %  nDrones      Number of drones           

    solnNew = solnIn; 
    % Count the number of drones
    if isempty(solnIn.anPart2)
        nDrones = 0; 
    else
        nDrones = 1; 
        i = 1; 
        while i < length(solnIn.anPart2) 
            if solnIn.anPart2(i) == -1 
                nDrones = nDrones + 1; 
            end
            i = i + 1; 
        end
    end

    % Create the P_j variable 
    iDroneCustomer = 1; 
    for iDrone = 1 : nDrones
        while iDroneCustomer < length(solnIn.anPart2) && solnIn.anPart2(iDroneCustomer) ~= -1           
            iRow = 1; 
            for iLeaving = 1 : length(solnIn.anPart1)
                for sReturning = iLeaving + 1 : length(solnIn.anPart1)
                    % Only add solution if it is feasible
                    if check_flight_validity(aafDistances, solnIn.anPart1(iLeaving), solnIn.anPart2(iDroneCustomer), solnIn.anPart1(sReturning))
                        P_j(iDrone).Customer(solnIn.anPart2(iDroneCustomer)).aanCust(iRow, :) = ...
                        [solnIn.anPart1(iLeaving), solnIn.anPart1(sReturning)];
                        iRow = iRow + 1;
                    end
                end
                
            end
            iDroneCustomer = iDroneCustomer + 1; 
        end
        iDroneCustomer = iDroneCustomer + 1; 
    end

    
end
